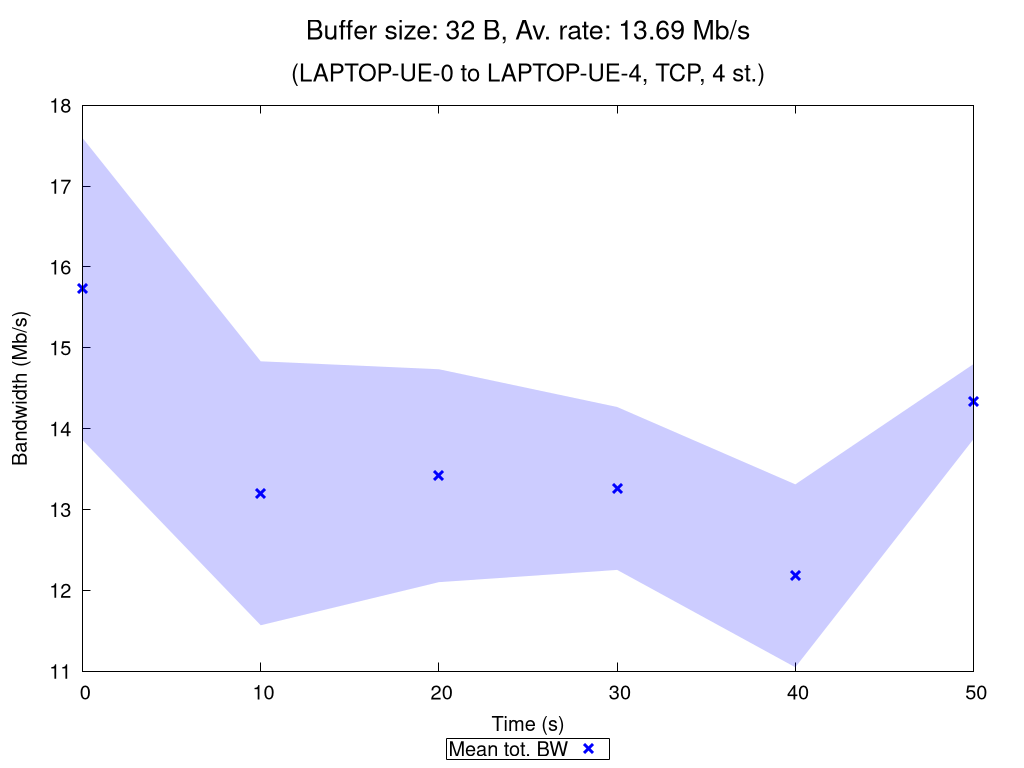

This figure's gnuplot source:
set terminal pngcairo nocrop enhanced size 1024,768 font "Verdana,15"
set output "TCP_4_st_2020_10_18_08-18-25_one2two_00032B.png"

set title "{/=20 Buffer size: 32 B, Av. rate: 13.69 Mb/s}\n\n{/=18 (LAPTOP-UE-0 to LAPTOP-UE-4, TCP, 4 st.)}"

set xlabel "Time (s)"
set ylabel "Bandwidth (Mb/s)"
set ytics nomirror
set key bmargin center horizontal box samplen 1 width -1
set bmargin 4.6
set rmargin 4.5

rf = 1000000.0  # rate factor
set style fill transparent solid 0.2 noborder
set autoscale xfix
plot "TCP_4_st_2020_10_18_08-18-25_one2two_00032B_iperf_processed.dat" using 1:($2/rf-$3/rf):($2/rf+$3/rf) with filledcurves lc rgb "blue" notitle, \
     "" using 1:($2/rf) with points pt 2 ps 1.5 lw 3 lc rgb "blue" title "Mean tot. BW", \
